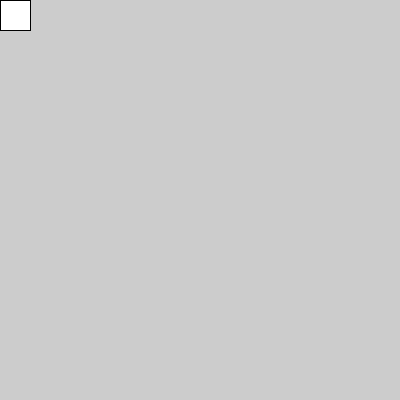
Frame 1 (no input)
Frame 60 (the mouse pressed at the canvas centre just before this capture): identical to frame 1, image omitted
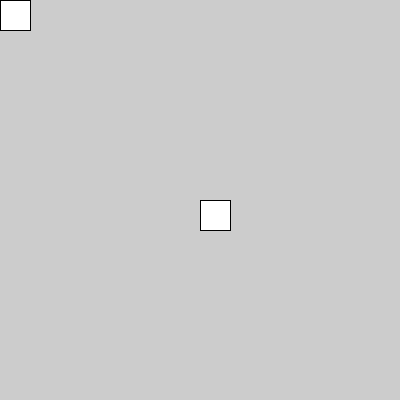
Frame 120 (the mouse held since frame 60 and released just before this capture)

The Processing sketch that drew these frames (run headless with seeded random() and noise(); from frame 60 on, the mouse is pressed at the canvas centre):

// Processing sketch: sketch_1mouseXmouseY
// ── sketch_1mouseXmouseY.pde




void setup(){
  
  size(400,400);
  
}



void draw(){
  
  rect(mouseX,mouseY,30,30);
  
}
